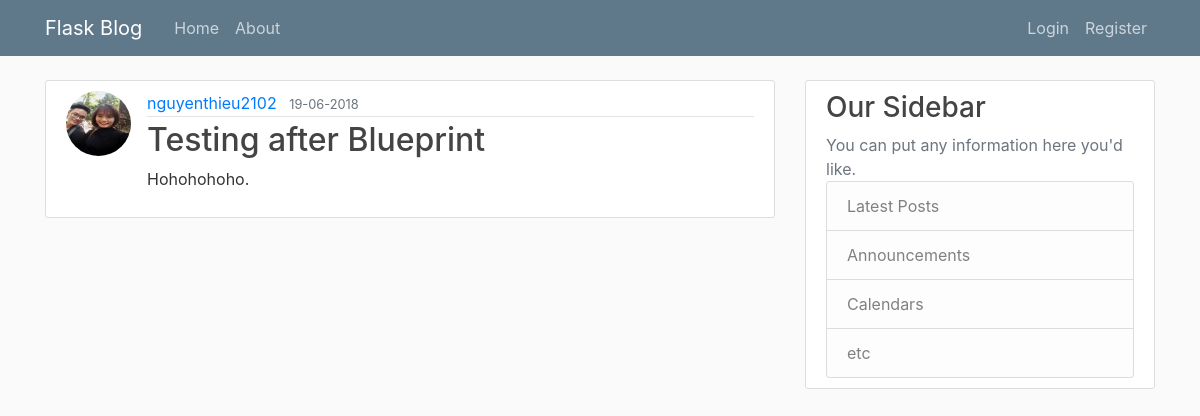
Page /post/27 on the committed database.
### flaskblog/models.py (models this page shows, shortened)
class User(db.Model, UserMixin):
    id = db.Column(db.Integer, primary_key=True)
    username = db.Column(db.String(24), unique=True, nullable=False)
    email = db.Column(db.String(120), unique=True, nullable=False)
    image_file = db.Column(db.String(20), nullable=False, default='default.jpg')
    password = db.Column(db.String(60), nullable=False)
    posts = db.relationship('Post', backref="author", lazy=True)

class Post(db.Model):
    id = db.Column(db.Integer, primary_key=True)
    title = db.Column(db.String(120), nullable=False)
    date_posted = db.Column(db.DateTime, nullable=False, default=datetime.utcnow())
    content = db.Column(db.Text, nullable=False)
    user_id = db.Column(db.Integer, db.ForeignKey("user.id"), nullable=False)

### flaskblog/posts/routes.py (the view)
@posts.route("/post/<int:post_id>")
def post(post_id):
    post = Post.query.get_or_404(post_id)
    return render_template("post.html", title=post.title, post=post)

### flaskblog/templates/post.html (shortened to what this page needs)
{% extends "layout.html" %}
{% block content %}
<article class="media content-section">
    <img src="{{ url_for('static', filename='images/profile/' + post.author.image_file) }}" alt=""
         class="rounded-circle article-img"/>
    <div class="media-body">
        <div class="article-metadata">
            <a class="mr-2" href="{{ url_for('users.user_posts', username=post.author.username) }}">{{ post.author.username }}</a>
            <small class="text-muted">{{ post.date_posted.strftime('%d-%m-%Y') }}</small>
        </div>
        <h2 class="article-title">{{ post.title }}</h2>
        <p class="article-content">{{ post.content }}</p>
    </div>
</article>
{% endblock content %}

### flaskblog/static/main.css (style rules this page uses)
body { background: #fafafa; color: #333333; margin-top: 5rem; }
h1, h2, h3, h4, h5, h6 { color: #444444; }
.content-section { background: #ffffff; padding: 10px 20px; border: 1px solid #dddddd; border-radius: 3px; margin-bottom: 20px; }
.article-title { color: #444444; }
.article-content { white-space: pre-line; }
.article-img { height: 65px; width: 65px; margin-right: 16px; }
.article-metadata { padding-bottom: 1px; margin-bottom: 4px; border-bottom: 1px solid #e3e3e3 }

### rows in the picture
User: image_file (picture), author.username "nguyenthieu2102"
Post: date_posted "19-06-2018", title "Testing after Blueprint", content "Hohohohoho."
